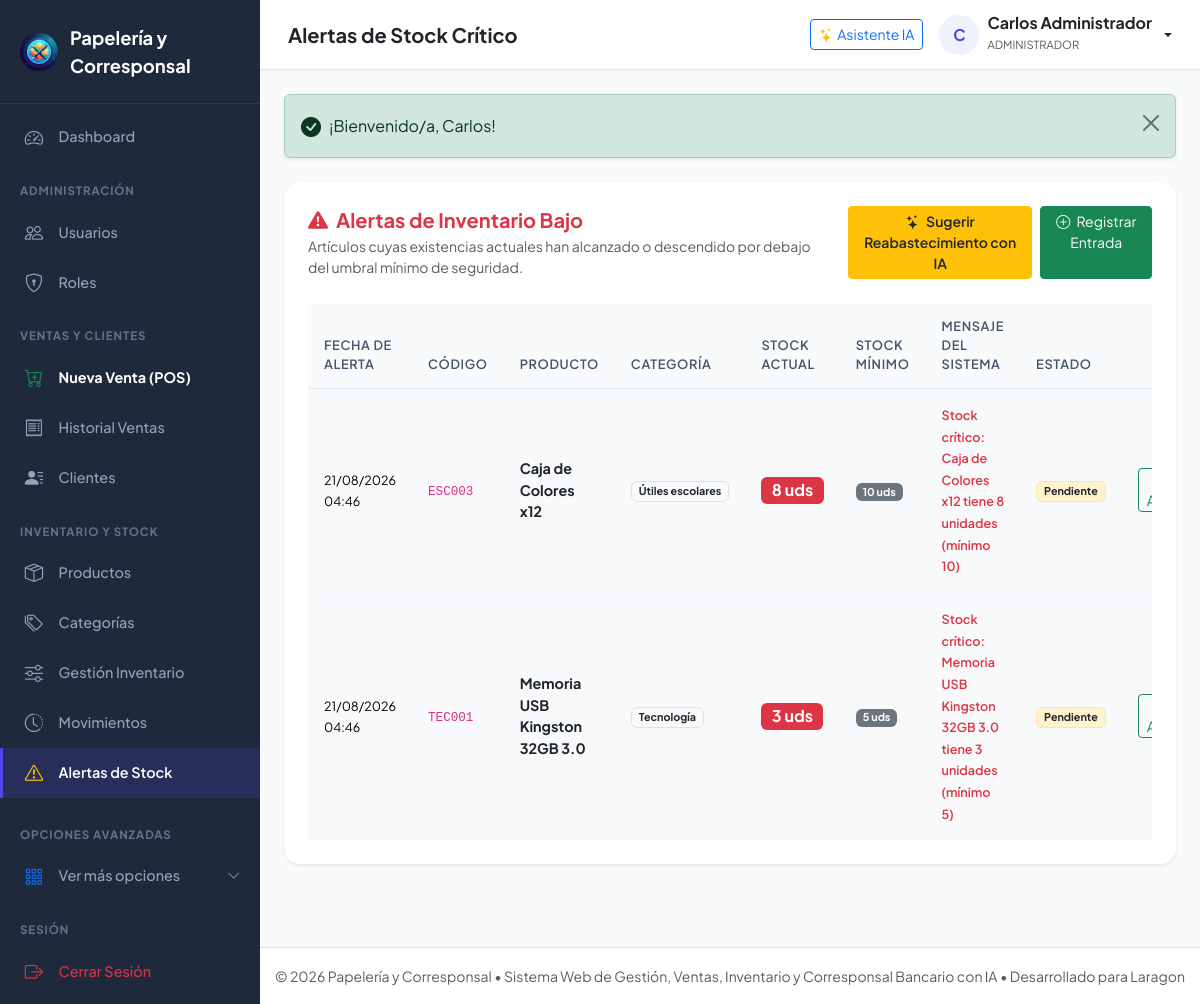
Page /Public/alertas (signed in) on the committed database.
### tables this page shows
CREATE TABLE IF NOT EXISTS `alerta_inventario` (
    `id_alerta` INT AUTO_INCREMENT PRIMARY KEY,
    `id_producto` INT NOT NULL,
    `fecha_alerta` DATETIME NOT NULL DEFAULT CURRENT_TIMESTAMP,
    `stock_actual` INT NOT NULL,
    `stock_minimo` INT NOT NULL,
    `mensaje` VARCHAR(255) NOT NULL,
    `atendida` BOOLEAN NOT NULL DEFAULT FALSE,
    CONSTRAINT `fk_alerta_producto` FOREIGN KEY (`id_producto`) REFERENCES `producto`(`id_producto`) ON UPDATE CASCADE
);

CREATE TABLE IF NOT EXISTS `producto` (
    `id_producto` INT AUTO_INCREMENT PRIMARY KEY,
    `id_categoria` INT NOT NULL,
    `codigo` VARCHAR(50) NOT NULL UNIQUE,
    `nombre` VARCHAR(150) NOT NULL,
    `descripcion` VARCHAR(255) NULL,
    `precio` DECIMAL(12,2) NOT NULL,
    `stock_actual` INT NOT NULL DEFAULT 0,
    `stock_minimo` INT NOT NULL DEFAULT 0,
    `estado` ENUM('ACTIVO','INACTIVO') NOT NULL DEFAULT 'ACTIVO',
    `fecha_registro` DATETIME NOT NULL DEFAULT CURRENT_TIMESTAMP,
    `fecha_actualizacion` DATETIME NULL,
    CONSTRAINT `fk_producto_categoria` FOREIGN KEY (`id_categoria`) REFERENCES `categoria`(`id_categoria`) ON UPDATE CASCADE
);

CREATE TABLE IF NOT EXISTS `categoria` (
    `id_categoria` INT AUTO_INCREMENT PRIMARY KEY,
    `nombre` VARCHAR(100) NOT NULL UNIQUE,
    `descripcion` VARCHAR(255) NULL,
    `estado` ENUM('ACTIVO','INACTIVO') NOT NULL DEFAULT 'ACTIVO'
);

### Controllers/AlertaInventarioController.php (called while the page is built, shortened)
<?php
require_once __DIR__ . '/../Models/AlertaInventario.php';
class AlertaInventarioController {
    private AlertaInventario $alertaModel;
    public function __construct() {
        $this->alertaModel = new AlertaInventario();
    }
    public function index(): void {
        $alertas = $this->alertaModel->getAll();
        require_once VIEWS_PATH . '/Inventario/alertas.php';
    }
}

### Public/index.php (called while the page is built, shortened)
<?php
require_once __DIR__ . '/../Config/config.php';
Router::resolve();

### Config/config.php (called while the page is built, shortened)
<?php
function env($key, $default = null) {
    $value = getenv($key);
    return $value;
}
function url($path = '') {
    $path = ltrim($path, '/');
    return BASE_URL . ($path ? '/' . $path : '');
}
function sanitize($data) {
    return htmlspecialchars(trim((string)$data), ENT_QUOTES, 'UTF-8');
}

### Config/database.php (called while the page is built, shortened)
<?php
require_once __DIR__ . '/config.php';
class Database {
    private static ?PDO $instance = null;
    public static function getConnection(): PDO {
        if (self::$instance === null) {
            $host = env('DB_HOST', '127.0.0.1');
            $port = env('DB_PORT', '3306');
            $dbName = env('DB_DATABASE', 'papeleria_corresponsal');
            $username = env('DB_USERNAME', 'root');
            $password = env('DB_PASSWORD', '');
            $dsn = "mysql:host={$host};port={$port};dbname={$dbName};charset=utf8mb4";
            $options = [
                PDO::ATTR_ERRMODE            => PDO::ERRMODE_EXCEPTION,
                PDO::ATTR_DEFAULT_FETCH_MODE => PDO::FETCH_ASSOC,
                PDO::ATTR_EMULATE_PREPARES   => false,
                PDO::MYSQL_ATTR_INIT_COMMAND => "SET NAMES utf8mb4 COLLATE utf8mb4_unicode_ci"
            ];
            try {
                self::$instance = new PDO($dsn, $username, $password, $options);
            } catch (PDOException $e) {
                try {
                    $dsnNoDb = "mysql:host={$host};port={$port};charset=utf8mb4";
                    return new PDO($dsnNoDb, $username, $password, $options);
                } catch (PDOException $ex) {
                    die("Error crítico de conexión a la base de datos en Laragon: " . $ex->getMessage());
                }
            }
        }
        return self::$instance;
    }
}

### models/AlertaInventario.php (called while the page is built, shortened)
<?php
require_once __DIR__ . '/../Config/database.php';
class AlertaInventario {
    private PDO $db;
    public function __construct() {
        $this->db = Database::getConnection();
    }
    public function getAll(bool $onlyPending = false): array {
        $sql = "SELECT a.*, p.codigo AS producto_codigo, p.nombre AS producto_nombre, c.nombre AS categoria_nombre
                FROM alerta_inventario a
                JOIN producto p ON a.id_producto = p.id_producto
                JOIN categoria c ON p.id_categoria = c.id_categoria
                WHERE 1=1 ";
        $sql .= " ORDER BY a.atendida ASC, a.fecha_alerta DESC";
        $stmt = $this->db->query($sql);
        return $stmt->fetchAll();
    }
}

### Views/Inventario/alertas.php (the view, shortened to what this page needs)
<?php
require_once VIEWS_PATH . '/Layouts/header.php';
?>
<div class="card shadow-sm border-0 rounded-4 p-4">
    <div class="d-flex flex-column flex-sm-row justify-content-between align-items-sm-center gap-3 mb-4">
        <div>
            <h5 class="fw-bold mb-1 text-danger"><i class="bi bi-exclamation-triangle-fill me-2"></i>Alertas de Inventario Bajo</h5>
            <p class="text-muted small mb-0">Artículos cuyas existencias actuales han alcanzado o descendido por debajo del umbral mínimo de seguridad.</p>
        </div>
        <div class="d-flex gap-2">
            <a href="<?= url('ia/generar?tipo=reabastecimiento') ?>" class="btn btn-warning text-dark btn-sm fw-semibold">
                <i class="bi bi-stars me-1"></i> Sugerir Reabastecimiento con IA
            </a>
            <a href="<?= url('inventario/entrada') ?>" class="btn btn-success btn-sm">
                <i class="bi bi-plus-circle me-1"></i> Registrar Entrada
            </a>
        </div>
    </div>
    <div class="table-responsive">
        <table class="table table-custom mb-0">
            <thead>
                <tr>
                    <th>Fecha de Alerta</th>
                    <th>Código</th>
                    <th>Producto</th>
                    <th>Categoría</th>
                    <th>Stock Actual</th>
                    <th>Stock Mínimo</th>
                    <th>Mensaje del Sistema</th>
                    <th>Estado</th>
                    <th class="text-end">Acción</th>
                </tr>
            </thead>
            <tbody>
                <?php if (empty($alertas)): ?>
                    <tr><td colspan="9" class="text-center text-muted py-5"><i class="bi bi-check-circle text-success fs-2 d-block mb-2"></i>No hay alertas de inventario pendientes. Todos los artículos tienen existencias seguras.</td></tr>
                <?php else: ?>
                    <?php foreach ($alertas as $alt): ?>
                        <tr class="<?= $alt['atendida'] ? 'opacity-75' : 'table-light' ?>">
                            <td><small><?= date('d/m/Y H:i', strtotime($alt['fecha_alerta'])) ?></small></td>
                            <td><code><?= sanitize($alt['producto_codigo']) ?></code></td>
                            <td class="fw-bold text-dark"><?= sanitize($alt['producto_nombre']) ?></td>
                            <td><span class="badge bg-light text-dark border"><?= sanitize($alt['categoria_nombre']) ?></span></td>
                            <td><span class="badge bg-danger fs-6"><?= $alt['stock_actual'] ?> uds</span></td>
                            <td><span class="badge bg-secondary"><?= $alt['stock_minimo'] ?> uds</span></td>
                            <td><small class="text-danger fw-semibold"><?= sanitize($alt['mensaje']) ?></small></td>
                            <td>
                                <?php if ($alt['atendida']): ?>
                                    <span class="badge bg-success-subtle text-success border border-success-subtle">Atendida</span>
                                <?php else: ?>
                                    <span class="badge bg-warning-subtle text-warning border border-warning-subtle text-dark fw-bold">Pendiente</span>
                                <?php endif; ?>
                            </td>
                            <td class="text-end">
                                <?php if (!$alt['atendida']): ?>
                                    <a href="<?= url('alertas/resolve?id=' . $alt['id_alerta']) ?>" class="btn btn-sm btn-outline-success py-0 px-2" title="Marcar como atendida">
                                    </a>
                                <?php else: ?>
                                    <span class="text-muted small"><i class="bi bi-check2-all text-success"></i> Lista</span>
                                <?php endif; ?>
                            </td>
                        </tr>
                    <?php endforeach; ?>
                <?php endif; ?>
            </tbody>
        </table>
    </div>
</div>
<?php require_once VIEWS_PATH . '/Layouts/footer.php'; ?>

### Public/css/style.css (style rules this page uses)
:root { --primary-color: #4f46e5; --primary-hover: #4338ca; --primary-light: #eef2ff; --secondary-color: #0ea5e9; --success-color: #10b981; --warning-color: #f59e0b; --danger-color: #ef4444; --dark-bg: #0f172a; --sidebar-bg: #1e293b; --sidebar-hover: #334155; --sidebar-text: #94a3b8; --sidebar-active: #ffffff; --card-bg: #ffffff; --body-bg: #f8fafc; --border-color: #e2e8f0; --text-main: #1e293b; --text-muted: #64748b; --radius-sm: 8px; --radius-md: 12px; --radius-lg: 16px; --shadow-sm: 0 1px 3px rgba(0,0,0,0.05); --shadow-md: 0 4px 6px -1px rgba(0,0,0,0.07), 0 2px 4px -2px rgba(0,0,0,0.05); --shadow-lg: 0 10px 15px -3px rgba(0,0,0,0.08), 0 4px 6px -4px rgba(0,0,0,0.04); }
body { font-family: 'Plus Jakarta Sans', 'Inter', -apple-system, BlinkMacSystemFont, 'Segoe UI', Roboto, sans-serif; background-color: var(--body-bg); color: var(--text-main); min-height: 100vh; display: flex; flex-direction: column; }
.table-custom { border-collapse: separate; border-spacing: 0; width: 100%; }
.table-custom th { background: #f8fafc; color: #475569; font-size: 0.8rem; text-transform: uppercase; letter-spacing: 0.05em; font-weight: 600; border-bottom: 1px solid var(--border-color); padding: 0.85rem 1rem; }
.table-custom td { padding: 0.95rem 1rem; border-bottom: 1px solid #f1f5f9; vertical-align: middle; font-size: 0.9rem; }

### rows in the picture
alerta_inventario: fecha_alerta "21/08/2026 04:46", id_producto.codigo "ESC003", id_producto.nombre "Caja de Colores x12", categoria.nombre "Útiles escolares", stock_actual "8", stock_minimo "10", mensaje "Stock crítico: Caja de Colores x12 tiene 8 unidades (mínimo 10)", atendida "Pendiente"
alerta_inventario: fecha_alerta "21/08/2026 04:46", id_producto.codigo "TEC001", id_producto.nombre "Memoria USB Kingston 32GB 3.0", categoria.nombre "Tecnología", stock_actual "3", stock_minimo "5", mensaje "Stock crítico: Memoria USB Kingston 32GB 3.0 tiene 3 unidades (mínimo 5)", atendida "Pendiente"

### other values in the picture
APP_NAME "Papelería y Corresponsal"
$pageTitle "Alertas de Stock Crítico"
substr($_SESSION['user_name'] ?? 'U', 0, 1) "C"
$_SESSION['user_name'] "Carlos Administrador"
$_SESSION['user_role'] "ADMINISTRADOR"
$flash['message'] "¡Bienvenido/a, Carlos!"
